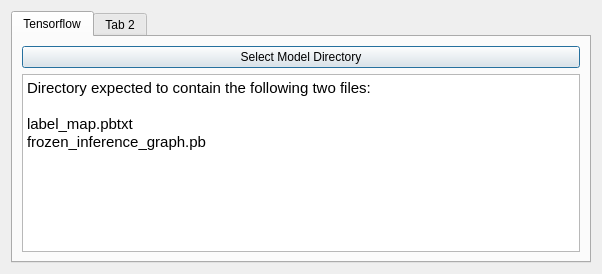
<?xml version="1.0" encoding="UTF-8"?>
<ui version="4.0">
 <class>AnnotaterDialog</class>
 <widget class="QDialog" name="AnnotatorDialog">
  <property name="windowModality">
   <enum>Qt::ApplicationModal</enum>
  </property>
  <property name="geometry">
   <rect>
    <x>0</x>
    <y>0</y>
    <width>602</width>
    <height>274</height>
   </rect>
  </property>
  <property name="windowTitle">
   <string>Dialog</string>
  </property>
  <layout class="QVBoxLayout" name="verticalLayout">
   <item>
    <widget class="QTabWidget" name="tabWidget">
     <widget class="QWidget" name="tensorflow">
      <attribute name="title">
       <string>Tensorflow</string>
      </attribute>
      <layout class="QVBoxLayout" name="verticalLayout_2">
       <item>
        <widget class="QPushButton" name="pushButtonTensorflow">
         <property name="text">
          <string>Select Model Directory</string>
         </property>
        </widget>
       </item>
       <item>
        <spacer name="verticalSpacer">
         <property name="orientation">
          <enum>Qt::Vertical</enum>
         </property>
         <property name="sizeHint" stdset="0">
          <size>
           <width>20</width>
           <height>8</height>
          </size>
         </property>
        </spacer>
       </item>
       <item>
        <widget class="QTextBrowser" name="textBrowser">
         <property name="html">
          <string>&lt;!DOCTYPE HTML PUBLIC &quot;-//W3C//DTD HTML 4.0//EN&quot; &quot;http://www.w3.org/TR/REC-html40/strict.dtd&quot;&gt;
&lt;html&gt;&lt;head&gt;&lt;meta name=&quot;qrichtext&quot; content=&quot;1&quot; /&gt;&lt;style type=&quot;text/css&quot;&gt;
p, li { white-space: pre-wrap; }
&lt;/style&gt;&lt;/head&gt;&lt;body style=&quot; font-family:'Ubuntu'; font-size:11pt; font-weight:400; font-style:normal;&quot;&gt;
&lt;p style=&quot; margin-top:0px; margin-bottom:0px; margin-left:0px; margin-right:0px; -qt-block-indent:0; text-indent:0px;&quot;&gt;Directory expected to contain the following two files:&lt;/p&gt;
&lt;p style=&quot;-qt-paragraph-type:empty; margin-top:0px; margin-bottom:0px; margin-left:0px; margin-right:0px; -qt-block-indent:0; text-indent:0px;&quot;&gt;&lt;br /&gt;&lt;/p&gt;
&lt;p style=&quot; margin-top:0px; margin-bottom:0px; margin-left:0px; margin-right:0px; -qt-block-indent:0; text-indent:0px;&quot;&gt;label_map.pbtxt&lt;/p&gt;
&lt;p style=&quot; margin-top:0px; margin-bottom:0px; margin-left:0px; margin-right:0px; -qt-block-indent:0; text-indent:0px;&quot;&gt;frozen_inference_graph.pb&lt;/p&gt;&lt;/body&gt;&lt;/html&gt;</string>
         </property>
        </widget>
       </item>
      </layout>
     </widget>
     <widget class="QWidget" name="tab_2">
      <attribute name="title">
       <string>Tab 2</string>
      </attribute>
     </widget>
    </widget>
   </item>
  </layout>
 </widget>
 <resources/>
 <connections/>
</ui>
